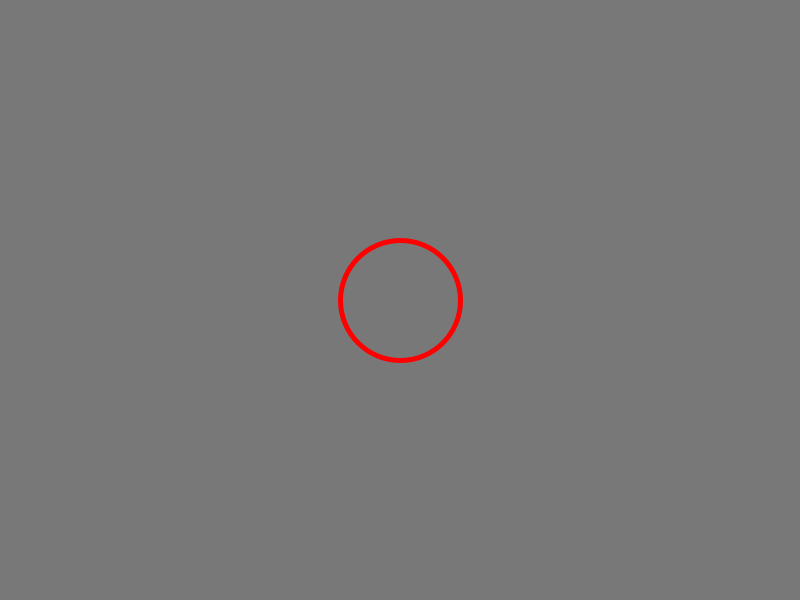
Frame 1 (no input)
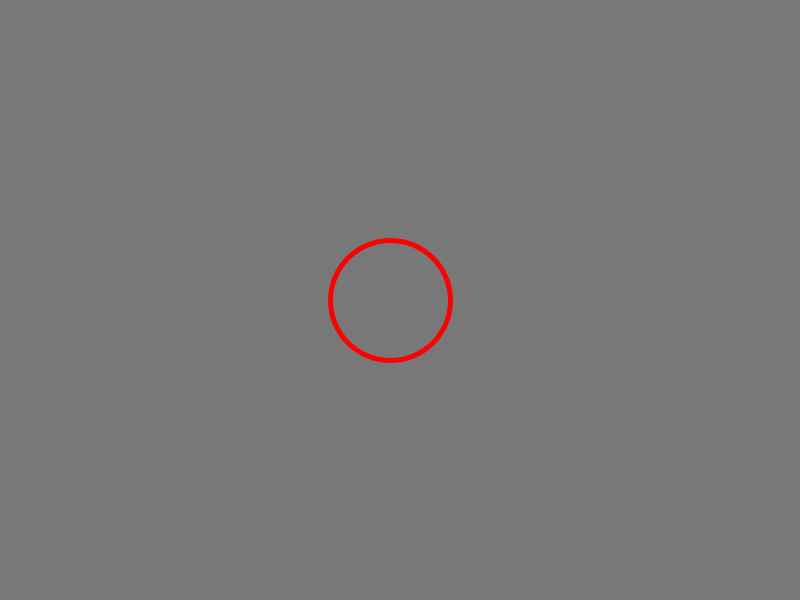
Frame 60 (the mouse pressed at the canvas centre just before this capture)
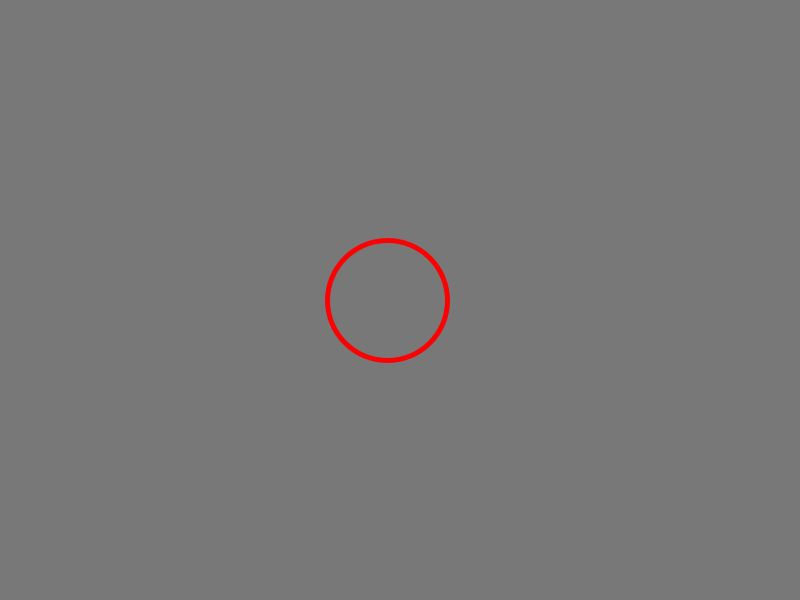
Frame 120 (the mouse held since frame 60 and released just before this capture)

The Processing sketch that drew these frames (run headless with seeded random() and noise(); from frame 60 on, the mouse is pressed at the canvas centre):

// Processing sketch: bit2atom_180625a
// ── bit2atom_180625a.pde
//initiate the system
int ellipseX = 400; //x value for ellipse
int ellipseY = 300; //y value for ellipse
float sinAng = 0;

void setup(){
  size(800, 600);
}

void draw(){
  background(120);
  stroke(255, 0, 0);
  strokeWeight(5);
  //fill(50,120);
  noFill();
  ellipse(ellipseX, ellipseY, 120, 120);
  //ellipseX = ellipseX +1;
  //ellipseY ++;
  ellipseX += 10*sin(sinAng);
  sinAng += 0.2;
}
